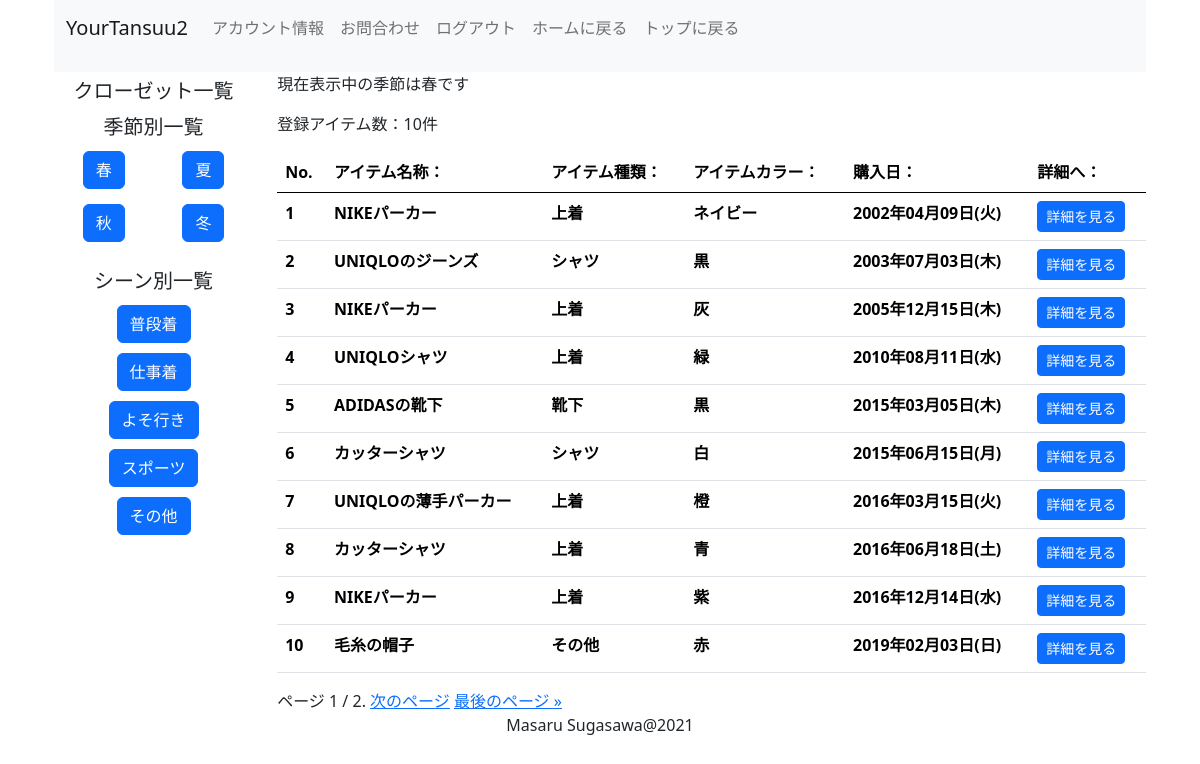
Page /contents/season-list-home/spring/ (signed in) on the earlier database version.
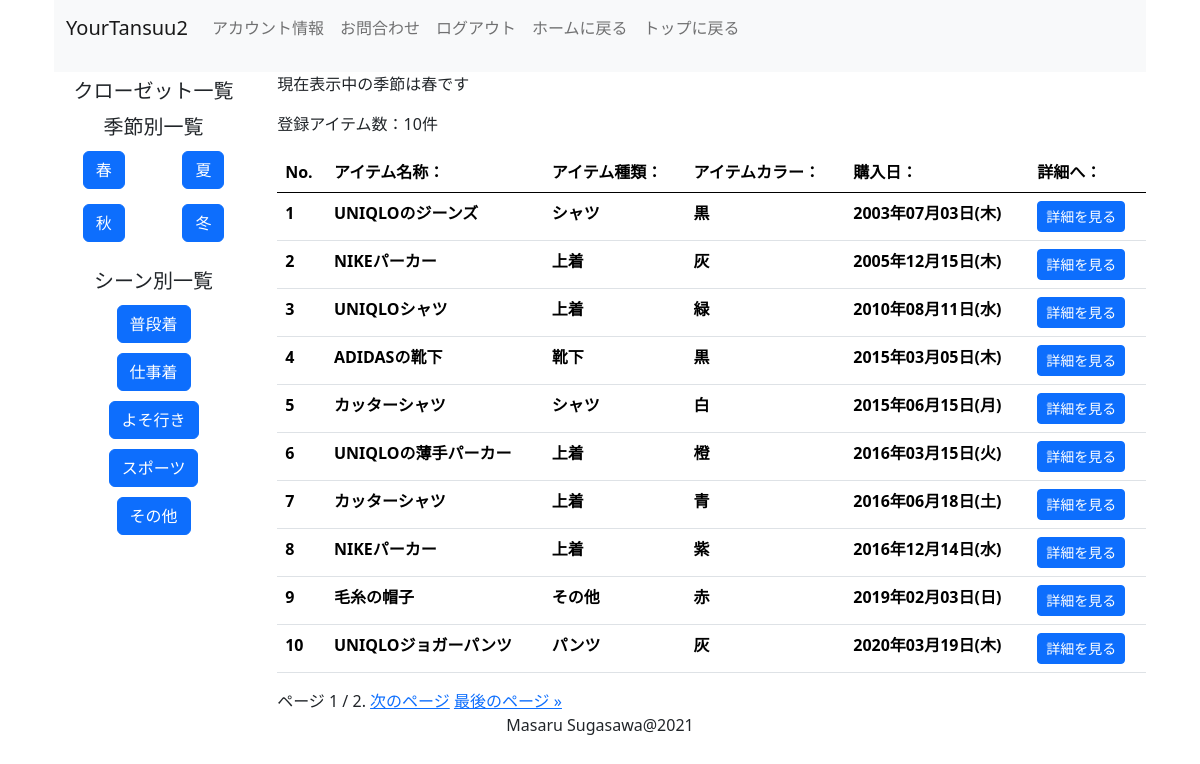
Same page on the later database version.
### item/models.py (models this page shows, shortened)
class Item(models.Model):
    user = models.ForeignKey(settings.AUTH_USER_MODEL, verbose_name='ユーザー', on_delete=models.CASCADE,null=True)
    data_id = models.AutoField(verbose_name = 'アイテムNo.', primary_key=True)
    item_type = models.CharField(verbose_name = 'アイテム種類', max_length=255, choices = ITEM_TYPE_CHOICES)
    season = models.CharField(verbose_name = '季節', max_length=10, choices = SEASON_CHOICES, default='spring')
    occasion = models.CharField(verbose_name = 'シーン', max_length=30, choices = OCCASION_CHOICES, default='daily_use')
    item_name = models.CharField(verbose_name = 'アイテム名称', max_length=300)
    item_color = models.CharField(verbose_name = 'アイテム色', max_length=20, choices = ITEM_COLOR_CHOICES, blank=True, null=True)
    item_brand = models.CharField(verbose_name = 'ブランド', max_length=150, blank=True,null=True)
    purchase_date = models.DateTimeField(verbose_name = '購入日', blank=True, null=True)
    pricing = models.IntegerField(verbose_name = '購入価格(円)', )
    purchase_place = models.CharField(verbose_name = '購入場所', max_length=255,blank=True,null=True)
    item_image = models.ImageField(verbose_name = 'アイテム画像', upload_to='images/closet', blank = True, null=True)
    memo = models.TextField(verbose_name = 'メモ', blank=True,null=True)
    favorite_level = models.IntegerField(verbose_name = 'お気に入り度', choices = FAVORITE_LEVEL_CHOICES, blank=True, null=True, default='1')
    item_importance = models.IntegerField(verbose_name = '大事さ', choices = ITEM_IMPORTANCE_CHOICES, blank=True, null=True, default='1')
    create_date = models.DateTimeField(verbose_name = '作成日', auto_now_add=True)
    update_date = models.DateTimeField(verbose_name = '更新日', auto_now=True)
    closet = models.ForeignKey(Closet, on_delete=models.PROTECT, null=True, default=None)
    class Meta:
        ordering = ['purchase_date']

### item/views.py (the view)
# urls.py: path('season-list-home/<str:season>/', SeasonListHomeView, name = 'season_list_home'),
@login_required
def SeasonListHomeView(request,season):
    object_list = Item.objects.filter(user_id=request.user, season=season)
    for item in SEASON_CHOICES:
        if season == item[0]:
            kisetsu = item[1]
    paginator = Paginator(object_list, 10)
    page_number = request.GET.get('page')
    page_object = paginator.get_page(page_number)
    return render(request, 'contents/season_list.html', {'page_object': page_object,'kisetsu':kisetsu})

### templates/contents/season_list.html (shortened to what this page needs)
{% extends 'contents/base.html' %}
{% load django_bootstrap5 %}
{% block content %}
<div class="container">
    <p>現在表示中の季節は{{ kisetsu }}です</p>
    <p>登録アイテム数：{{ page_object | length }}件</p>
    <table class="table">
      <thead>
        <tr>
          <th>No.</th>
          <th>アイテム名称：</th>
          <th>アイテム種類：</th>
          <th>アイテムカラー：</th>
          <th>購入日：</th>
          <th>詳細へ：</th>
        </tr>
      </thead>
      <tbody>
        {% for item in page_object %}
        <tr>
          <th>{{ forloop.counter0 | add:page_object.start_index }}</th>
          <th>{{ item.item_name }}</th>
          <th>{{ item.get_item_type_display}}</th>
          <th>{{ item.get_item_color_display}}</th>
          <th>{{ item.purchase_date | date:"Y年m月d日(D)" }}</th>
          <th><a href="{% url 'item_detail' item.pk %}"button class="btn btn-sm btn-primary" type="submit">詳細を見る</a></th>
        </tr>
        {% endfor %}
      </tbody>
    </table>
      <div class="pagination">
        <span class="step-links">
            <span class="current">
                ページ {{ page_object.number }} / {{ page_object.paginator.num_pages }}.
            </span>
            {% if page_object.has_next %}
                <a href="?page={{ page_object.next_page_number }}">次のページ</a>
                <a href="?page={{ page_object.paginator.num_pages }}">最後のページ &raquo;</a>
            {% endif %}
        </span>
    </div>
{% endblock content %}

Differences in the rows shown:
removed Item: item_name "NIKEパーカー", item_type "上着", item_color "ネイビー", purchase_date "2002年04月09日(火)"
now on this page (row unchanged): Item: item_name "UNIQLOジョガーパンツ", item_type "パンツ", item_color "灰", purchase_date "2020年03月19日(木)"
